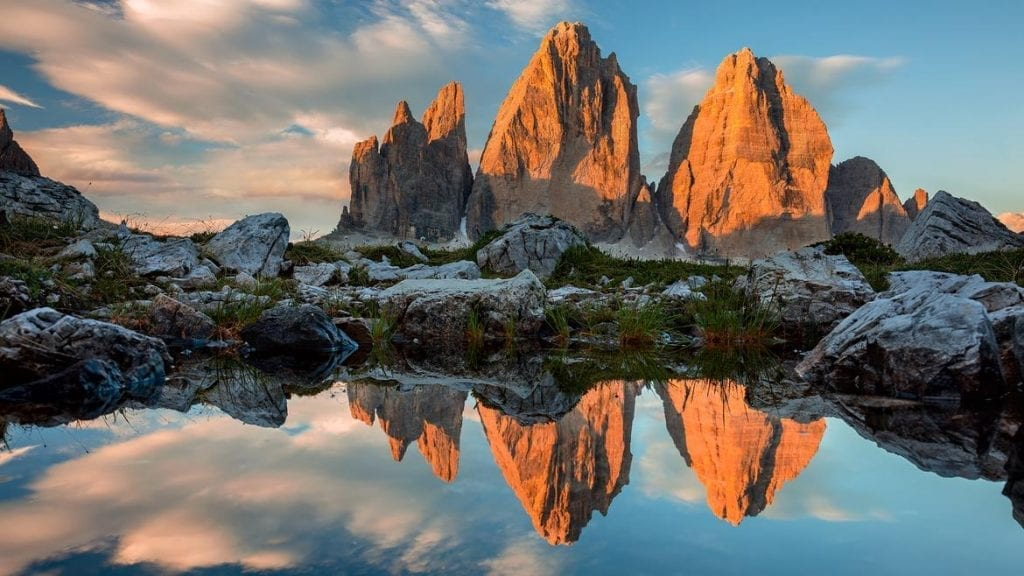
%> input picture Exercises/Exercise 06/IM01.jpg, 1024 x 576 px
$ octave Exercise06_solution_by_JIAHUA.m   (GNU Octave 9; MATLAB toolbox functions it lacks are replaced by stand-ins)
%> lines starting %> are read from the running program, lines starting %| are printed output that depends on the picture
### Exercises/Exercise 06/compute_spectra_new.m
function [amplitude_1side,frequency_1side]=compute_spectra_new(y,SI,NFFT)

    % Function to compute and plot amplitude and phase spectra of 1D signals.
    % Input data must be regularly sampled in time.
    %
    % INPUT DATA:
    % y => data vector containing the raw data (1 x n. samples)
    % SI => sampling interval (in seconds)
    % NFFT => transform length
    %
    % OUTPUT DATA:
    % amplitude_1side => vector containing the one-sided amplitude spectrum
    % frequency_1side => frequency vector (in Hz)

    fNY = 1/(2*SI);
    frequency = -fNY:2*fNY/(NFFT-1):fNY;
    spectrum = fftshift(fft(y,NFFT));
    amplitude = abs(spectrum)/length(y);
    phase=angle(spectrum);
    frequency_1side = frequency(floor(NFFT/2)+1:end);
    amplitude_1side = 2*amplitude(floor(NFFT/2)+1:end);

end

### Exercises/Exercise 06/Exercise06_solution_by_JIAHUA.m
%%%%%%%%%%%%%%%%%%%%%%%%%%%%%%%%%%%
%%%%%%%%%%% EXERCISE 06 %%%%%%%%%%%
%%%%%%%%%%%%%%%%%%%%%%%%%%%%%%%%%%%


%% 01
%  Build a discrete signal (sampling interval SI = 100 ms, total length T = 10 s) which is the sum of two sine waves with the following characteristics:
%  - A1 = 10, frequency f1 = 0.2 Hz, and phase Phi1 = 0;
%  - A2 = 5, frequency f2 = 2 Hz, and phase Phi2 = -pi/2.
%  Convolve it with a filter whose impulse response is [1/5,1/5,1/5,1/5,1/5] and output the result with the same shape of the input vector.
%  Plot both the input function and the convolved function on the same figure (use subplot).
%  Which mathematical operation does this filter apply? Which is the effect on your signal?
%  To support your conclusions, compute the amplitude spectrum of both the input and the filtered vectors and compare them
%  (use the compute_spectra function).
clear; clc;

T = 10; SI = 0.1; t = 0:SI:T;
A1 = 10; f1 = 0.2; phi1 = 0;
A2 = 5; f2 = 2; phi2 = -pi / 2;
y1 = A1 * sin(2*pi*f1*t + phi1);
y2 = A2 * sin(2*pi*f2*t + phi2);
y = y1 + y2;

fliter = [1/5,1/5,1/5,1/5,1/5];
y_conv = conv(y,fliter,'same');

[amplitude,frequency] = compute_spectra_new(y,SI,2^nextpow2(length(y)));
[amplitude_conv,frequency_conv] = compute_spectra_new(y_conv,SI,2^nextpow2(length(y_conv)));

figure;
subplot(2,2,1);
plot(t,y,'r'); xlabel('Time [s]'); ylabel('Amplitude');
ylim([-15 15]); title('Original Raw Trace');
subplot(2,2,2);
plot(t,y_conv,'b'); xlabel('Time [s]'); ylabel('Amplitude');
ylim([-15 15]); title('After Convolution');
subplot(2,2,3);
plot(frequency,amplitude); xlabel('Frequency [Hz]'); ylabel('Amplitude');
xlim([0 5]); ylim([0 8]); title('Original Spectrum');
subplot(2,2,4);
plot(frequency_conv,amplitude_conv); xlabel('Frequency [Hz]'); ylabel('Amplitude');
xlim([0 5]); ylim([0 8]); title('After Convolution Spectrum');
%> after `title('After Convolution Spectrum')`:
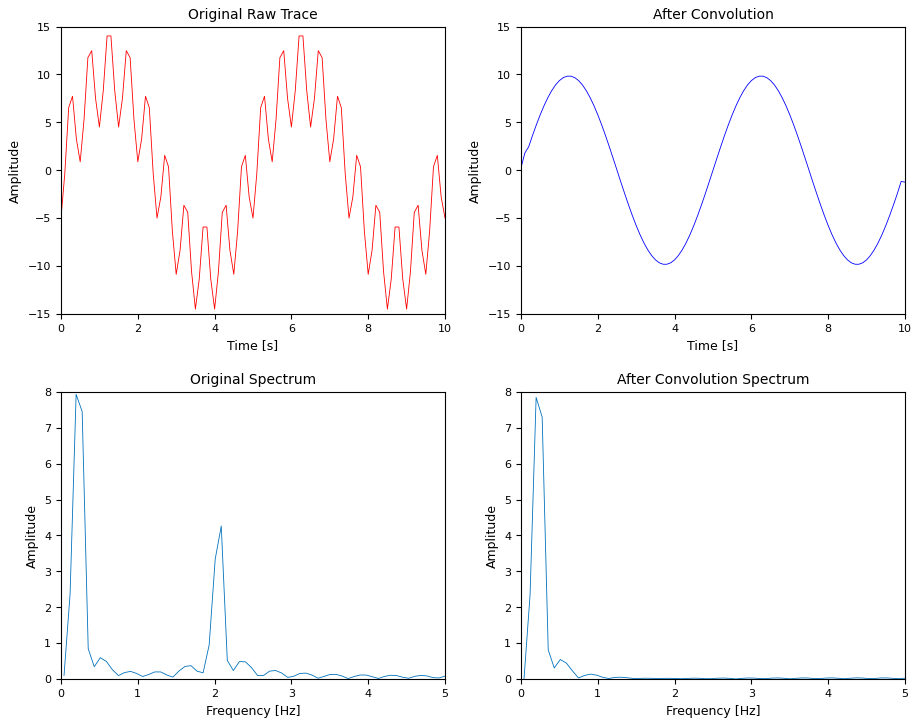
%> figure redrawn from the program's plot data, 4 panels; panel 1: curve peaks at x = 6.2, y = 14.03; panel 2: curve peaks at x = 1.2, y = 9.82; panel 3: curve peaks at x = 0.197, y = 7.93; panel 4: curve peaks at x = 0.197, y = 7.84

% This fliter applies convolution (resampling), which makes the signal curve
% more 'smooth' (it's like a low-pass filter from the spectra, retains the
% main frequency). In other words, we can think that this fliter can
% convolute five sample points at the same time (calculate the sum of these
% points and take the average: 1/5 * (y1 + y2 + y3 + y4 + y5)), which can
% reduce difference between each two points. Therefore, we can see a smooth
% curve after convolution. In fact, this is a smooth operation of 1D
% signal, which highlights the main part and low-frequency components of
% the signal, or suppress the noise and high-frequency components,
% reduce the mutation gradient, so that the signal becomes smooth.

%% 02
%  Read a picture of your choice (you can use "IM01.jpg"). Plot the  matrix as image.
%  Convolve it with a 5-by-5 matrix filled with 1/25.
%  Plot the convolved matrix: what do you observe? Which operation did the filter perform?
%  NB: Note the similarity with the previous exercise.
clear; clc;

img = imread('IM01.jpg');
%> img is the input picture: size 576x1024x3 uint8; mean R, G, B 110.9, 110, 105.8
figure(1);imshow(img);
%> after `imshow(img)`:
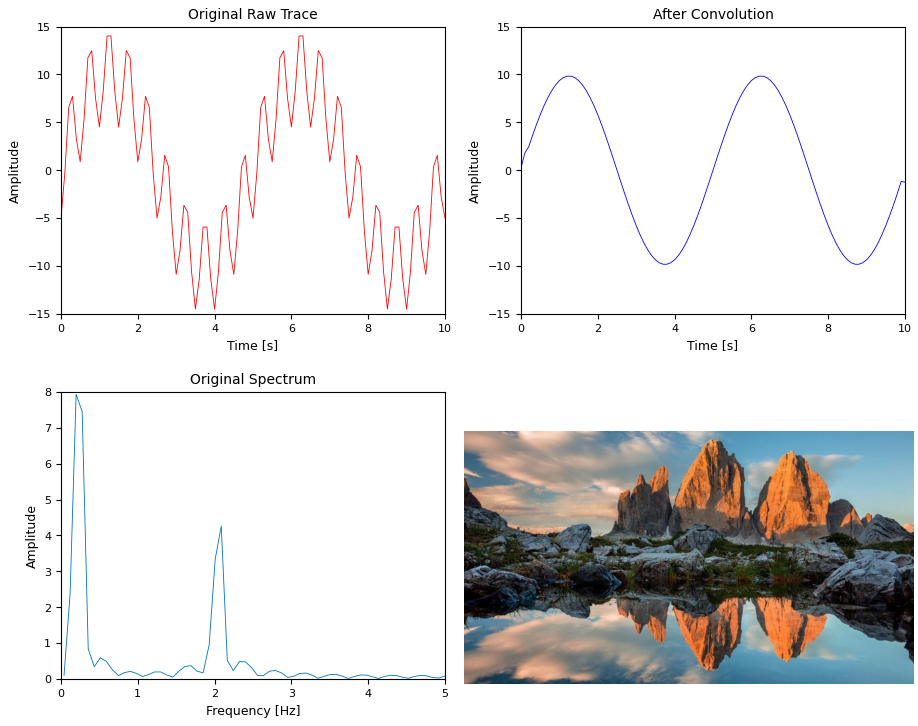
%> figure redrawn from the program's plot data, 4 panels

filter = (1/25) * ones(5);
img_new = uint8(zeros(size(img)));
for i = 1:size(img,3)
    img_new(:,:,i) = conv2(img(:,:,i),filter,'same');
end

figure(2);imshow(img_new);

% I can see a blurry image, the filter blurs the image. In details, this is
% a Blur (Averaging) operation, which is to sum the values of a central
% pixel and its surrounding 8 pixels in the image, calculate the average
% value of the sum (of these 9 pixels), and then change the value of the
% central pixel to the average value. After convolution (like previous
% exercise), the 'dfference value' of each pixel in the image is reduced
% (the central pixel has lost the details), each pixel is more smooth, so
% each pixel in the image is more 'fuzzy' which we can see in the graphics.

%% 03
%  A seismic impulse is recorded by two stations, ST01 and ST02 (read "stations.mat" with the two traces and the time vector in seconds).
%  The distance between the two stations is 105 m. Plot the two traces with the same scale using subplot.
%  Use cross-correlation to find the travel time of the impulse from ST01 to ST02 and its apparent velocity.
%  Now filter both ST01 and ST02 traces between 10 Hz and 50 Hz (use the bandpass function with a steepness of 0.7).
%  Plot the two filtered traces with the same scale using subplot. Which is the effect of filtering?
clear; clc;

load('stations.mat')
SI = time(2) - time(1);
[amplitude01,frequency01] = compute_spectra_new(ST01,SI,2^nextpow2(length(ST01)));
[amplitude02,frequency02] = compute_spectra_new(ST02,SI,2^nextpow2(length(ST02)));

figure(1);
subplot(2,2,1);
plot(time,ST01,'r'); xlabel('Time [s]'); ylabel('Amplitude');
ylim([-20 20]); title('Original Raw Trace (ST01)');
%> after `title('Original Raw Trace (ST01)')`:
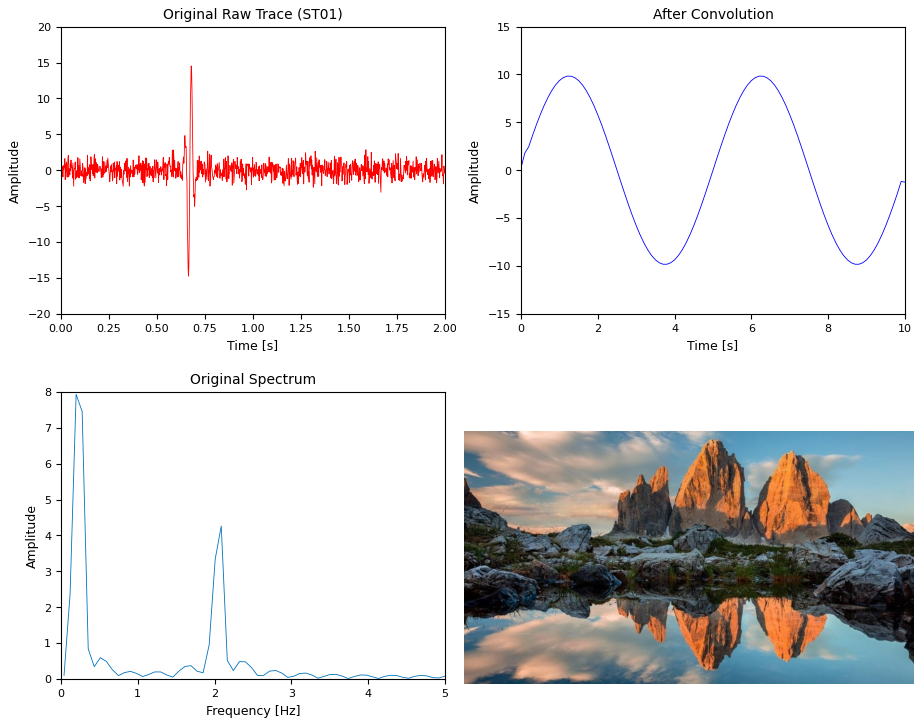
%> figure redrawn from the program's plot data, 4 panels
subplot(2,2,2);
plot(time,ST02,'b'); xlabel('Time [s]'); ylabel('Amplitude');
ylim([-20 20]); title('Original Raw Trace (ST02)');
%> after `title('Original Raw Trace (ST02)')`:
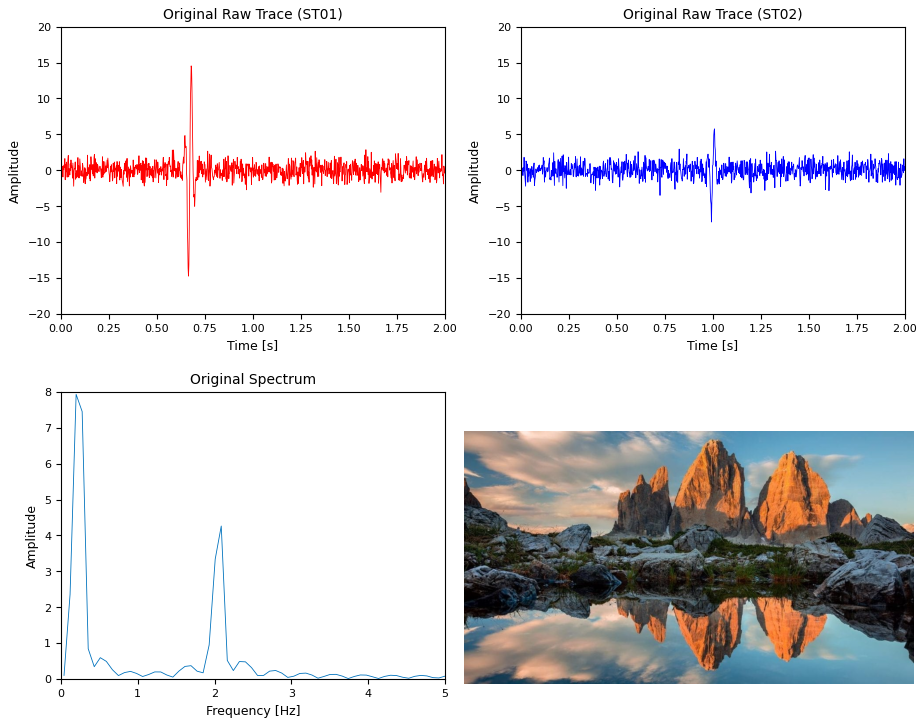
%> figure redrawn from the program's plot data, 4 panels
subplot(2,2,3);
plot(frequency01,amplitude01); xlabel('Frequency [Hz]'); ylabel('Amplitude');
xlim([0 250]); ylim([0 0.4]); title('Original Spectrum (ST01)');
%> after `title('Original Spectrum (ST01)')`:
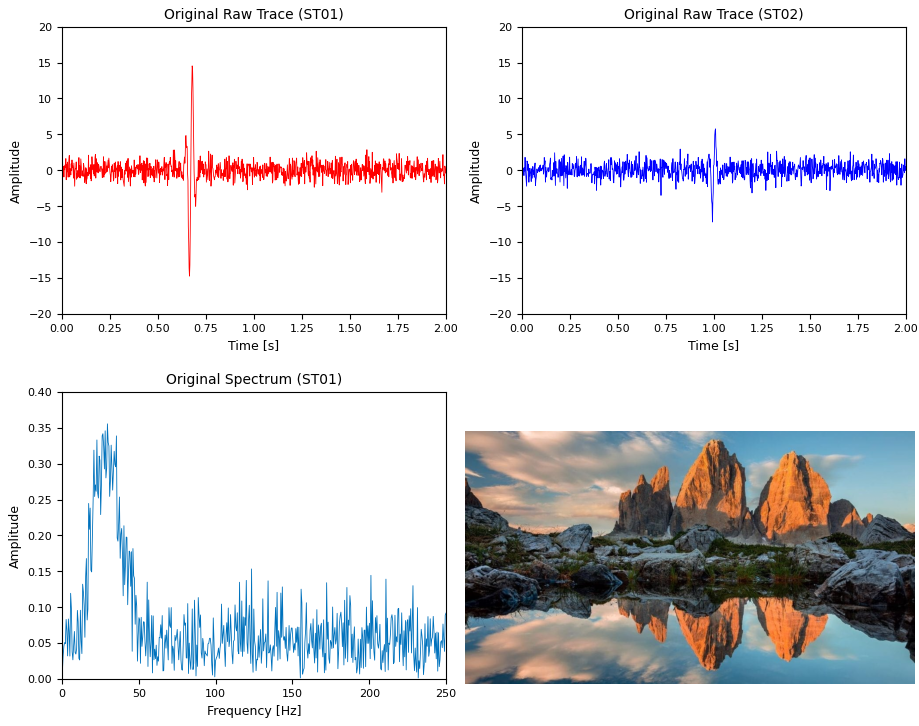
%> figure redrawn from the program's plot data, 4 panels
subplot(2,2,4);
plot(frequency02,amplitude02); xlabel('Frequency [Hz]'); ylabel('Amplitude');
xlim([0 250]); ylim([0 0.4]); title('Original Spectrum (ST02)');
%> after `title('Original Spectrum (ST02)')`:
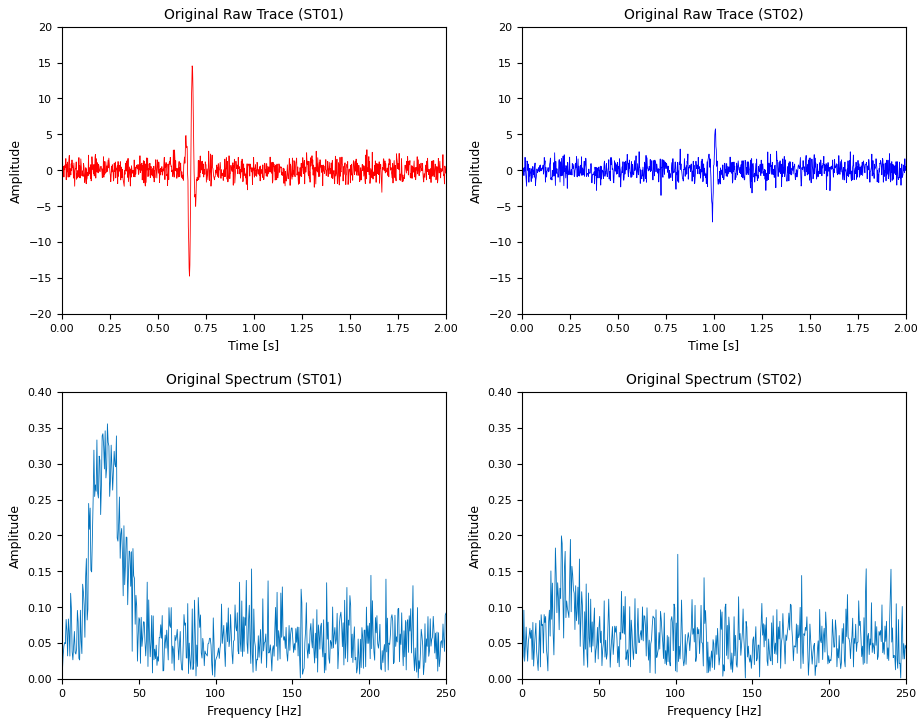
%> figure redrawn from the program's plot data, 4 panels; panel 1: curve peaks at x = 0.678, y = 14.53; panel 2: curve peaks at x = 1.01, y = 5.75; panel 3: curve peaks at x = 29.57, y = 0.355; panel 4: curve peaks at x = 25.66, y = 0.199

D = 105; % The distance between the two stations [m]
% c01_02 = xcorr(ST01,ST02);
c01_02 = xcorr(ST01,ST02,'normalized');
% c01_02 = c01_02 ./ sqrt(sum(ST01(:).^2) * sum(ST02(:).^2));
tp = time; tn = flip(-time); tn(tn==0) = []; tc = [tn,tp]; % Rebuild the x-coordinates (time)
[m,i] = max(c01_02);
travel_time = -tc(i); vapp = D / travel_time; % m/s
fprintf('The travel time of the impulse from ST01 to ST02 is %f s. \nIts apparent velocity is %f m/s. \n',...
    travel_time,vapp);

%> (the run ends here)
